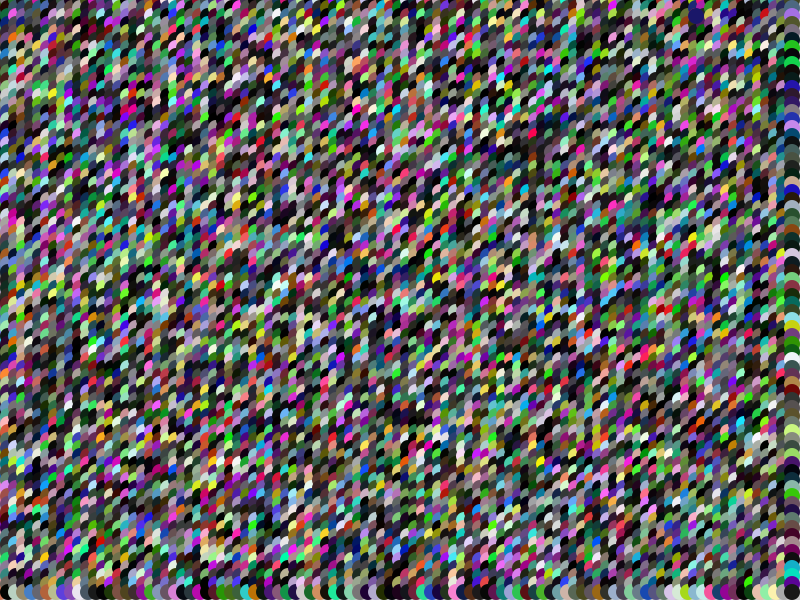
Frame 1 (no input)
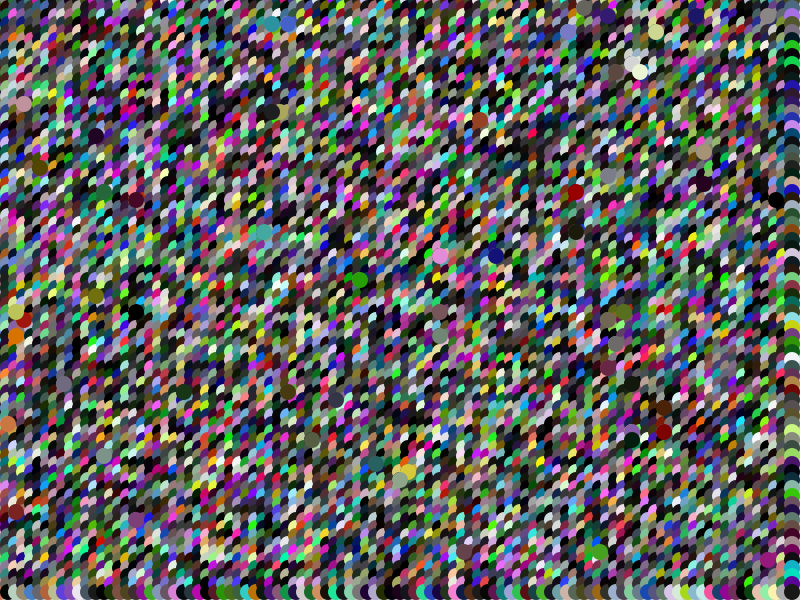
Frame 60 (the mouse pressed at the canvas centre just before this capture)
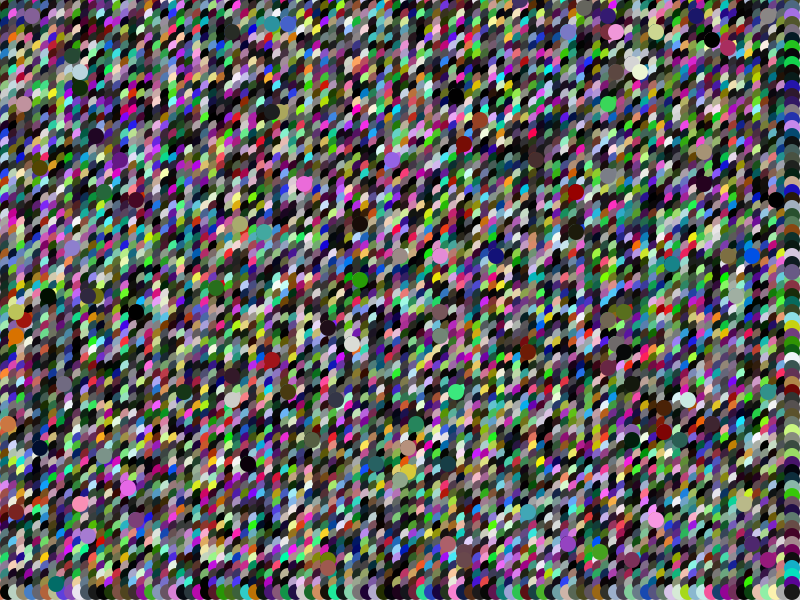
Frame 120 (the mouse held since frame 60 and released just before this capture)

The Processing sketch that drew these frames (run headless with seeded random() and noise(); from frame 60 on, the mouse is pressed at the canvas centre):

// Processing sketch: morph2
// ── morph2.pde
// by Thomas Britnell
float saturation, brightness, hue;
int gridx, n, m;
color [][]grid;
float h, s, b;

color col;


void setup()
{
  size(800,600);
  frameRate(50);
  colorMode(HSB, 1.0, 1.0, 1.0);
  gridx = 8;
  n = (int)(width / gridx);
  m = (int)(height / gridx);
  grid = new color [n][m];
  
  saturation = 0.68;
  brightness = 0.43;
  
  random_grid();
  
  // Redraw Grid
  for( int r=0; r<n; r++)
  {
    for( int c=0; c<m; c++)
    {      
      
      col = grid[r][c];
      
      noStroke();
      fill( col );
      
      ellipseMode(RADIUS);
      ellipse(r*gridx, c*gridx, gridx, gridx);
      
      //rect(r*gridx, c*gridx, gridx, gridx );
      //println(hue + "," + saturation + "," + brightness);
    }
  }
  println("n , m, gridx  are  " + n + "," + m  + ","  + gridx ); 
}

color random_HSB()
{
  color sup;
  float h = random(0,1.0);
  //float s = saturation + random(-0.2, 0.2);
  //float b = brightness + random(-0.2, 0.2);
  float s = random(0,1.0);
  float b = random(0,1.0);
  
  sup = color(h, s, b);
  //print(sup.hue(su) + sup.saturation() + sup.brightness() );
  return sup;
  //println(h + "," + s + "," + b);
  
}

void random_grid()
{
  for( int r=0; r<n; r++)
  {
    for( int c=0; c<m; c++)
    {      
      col = random_HSB();
      grid[r][c] = col;
      
      //grid[r][c][1] = saturation(col);
      //grid[r][c][2] = brightness(col);
      //col = random_RGB();
     
      //noStroke();
      //fill( col );
      
      //rect(r*gridx, c*gridx, gridx, gridx );
      //println(hue + "," + saturation + "," + brightness);
    }
  }
}

void draw()
{
  //println("I TRIED");
  morph_furthest_hue();
  //change_random();
}

void change_random()
{
  float r;
  r = random(1,n-1);
  int x = (int)(r);
  r = random(1,m-1);
  int y = (int)(r);
  
  col = random_HSB();
  grid[x][y] = col;
  
  noStroke();
  fill( col );
  ellipseMode(RADIUS);
  ellipse(x*gridx, y*gridx, gridx, gridx);
}

void morph_furthest_hue()
{
  float r;
  r = random(1,n-1);
  int x = (int)(r);
  r = random(1,m-1);
  int y = (int)(r);
  //println("chose " + x + "," + y); 
  
  color[] order = new color[4];
  float difference = 0;
  float largest = 0;
  int result = 5;
  
  float wrap;
  
  int replx, reply;
  boolean smaller;
  
  col = grid[x][y];
  order[0] = grid[x-1][y];
  order[1] = grid[x+1][y];
  order[2] = grid[x][y-1];
  order[3] = grid[x][y+1];
  
  for(int l=0; l< 4; l++)
  {
    difference = hue(order[l]) - hue(col) ;
    
    // Account for wrap around edges of hue spectrum
    if(difference > 0.5)
      difference = 0.5 - difference;
    if(difference < -0.5)
      difference = difference - 0.5;
    
    // find largest
    if( abs(difference) > largest)
    {
      largest = abs(difference);
      result = l;
    }
    //end for
  }
  
  //identify neighbour
  switch(result)
  {
    case 0:
      replx = x-1;
      reply = y;
      break;
    case 1:
      replx = x+1;
      reply = y;
      break;
    case 2:
      replx = x;
      reply = y-1;
      break;
    case 3:
      replx = x;
      reply = y+1;
      break;
    default:
      r = random(0,1.0);
      if(r>0.5)
      {
        replx = x - 1;
        reply = y;
      }
      else
      {
        replx = x + 1;
        reply = y;
      }
      break;
  }
  //println("replaced result" + result );
  
  // mutate 
  h = hue(grid[x][y]) + random(-0.05,0.05) ;
  if(h > 1.0)
    h -= 1.0;
  s = constrain( saturation(grid[x][y]) + random(-0.05,0.05), 0, 1.0);
  b = constrain( brightness(grid[x][y]) + random(-0.05, 0.05), 0, 1.0);
  col = color(h,s,b);
  
  grid[replx][reply] = col;
  
  // Draw New Element
  noStroke();
  fill( col );
  ellipseMode(RADIUS);
  ellipse(replx*gridx, reply*gridx, gridx, gridx);
      
  println("HSB original "+hue(grid[x][y])+","+saturation(grid[x][y]) 
  + ","+ brightness(grid[x][y]) ); 
  println("morphed into "+ hue(col) +","+ saturation(col)
  +","+ brightness(col) );
  // End of 
}


void morph_furthest_hubby(int G, int H)
{
  float r;
  int x = G;
  int y = H;
  println("chose " + x + "," + y); 
  
  color[] order = new color[4];
  float difference = 0;
  float largest = 0;
  int result = 5;
  
  float wrap;
  
  int replx, reply;
  boolean smaller;
  
  col = grid[x][y];
  order[0] = grid[x-1][y];
  order[1] = grid[x+1][y];
  order[2] = grid[x][y-1];
  order[3] = grid[x][y+1];
  
  for(int l=0; l< 4; l++)
  {
    difference = hue(order[l]) - hue(col) ;
    
    // Account for wrap around edges of hue spectrum
    if(difference > 0.5)
      difference = 0.5 - difference;
    if(difference < -0.5)
      difference = difference - 0.5;
    
    // find largest
    if( abs(difference) > largest)
    {
      largest = abs(difference);
      result = l;
    }
    //end for
  }
  
  //identify neighbour
  switch(result)
  {
    case 0:
      replx = x-1;
      reply = y;
      break;
    case 1:
      replx = x+1;
      reply = y;
      break;
    case 2:
      replx = x;
      reply = y-1;
      break;
    case 3:
      replx = x;
      reply = y+1;
      break;
    default:
      r = random(0,1.0);
      if(r>0.5)
      {
        replx = x - 1;
        reply = y;
      }
      else
      {
        replx = x + 1;
        reply = y;
      }
      break;
  }
  println("replaced result" + result );
  
  // mutate 
  h = hue(grid[x][y]) + random(-0.05,0.05) ;
  if(h > 1.0)
    h -= 1.0;
  s = constrain( saturation(grid[x][y]) + random(-0.05,0.05), 0, 1.0);
  b = constrain( brightness(grid[x][y]) + random(-0.05, 0.05), 0, 1.0);
  col = color(h,s,b);
  
  grid[replx][reply] = col;
  
  // Draw New Element
  noStroke();
  fill( col );
  ellipseMode(RADIUS);
  ellipse(replx*gridx, reply*gridx, gridx, gridx);
      
  println("HSB original "+hue(grid[x][y])+","+saturation(grid[x][y]) 
  + ","+ brightness(grid[x][y]) ); 
  println("morphed into "+ hue(col) +","+ saturation(col)
  +","+ brightness(col) );
  // End of 
}
